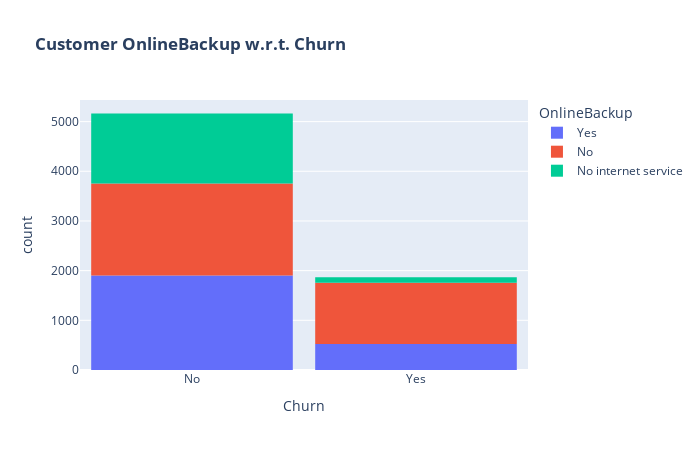

Notebook source saved alongside this figure:
### Code cell
fig = px.histogram(df, x="Churn", color="OnlineBackup", title="<b>Customer OnlineBackup w.r.t. Churn</b>")
fig.update_layout(width=700, height=450, bargap=0.1)
fig.show()

### Figure 1 — Plotly figure (JSON) as saved in the notebook; plotly's stock layout.template omitted (floating-point values rounded to 4 significant figures; data arrays with more than 128 entries replaced by an {"elided": "..."} marker saying what was removed)
{"data": [{"bingroup": "x", "hovertemplate": "OnlineBackup=Yes<br>Churn=%{x}<br>count=%{y}<extra></extra>", "legendgroup": "Yes", "marker": {"color": "#636efa", "pattern": {"shape": ""}}, "name": "Yes", "orientation": "v", "showlegend": true, "type": "histogram", "x": {"elided": "2425 str values"}, "xaxis": "x", "yaxis": "y"}, {"bingroup": "x", "hovertemplate": "OnlineBackup=No<br>Churn=%{x}<br>count=%{y}<extra></extra>", "legendgroup": "No", "marker": {"color": "#EF553B", "pattern": {"shape": ""}}, "name": "No", "orientation": "v", "showlegend": true, "type": "histogram", "x": {"elided": "3087 str values"}, "xaxis": "x", "yaxis": "y"}, {"bingroup": "x", "hovertemplate": "OnlineBackup=No internet service<br>Churn=%{x}<br>count=%{y}<extra></extra>", "legendgroup": "No internet service", "marker": {"color": "#00cc96", "pattern": {"shape": ""}}, "name": "No internet service", "orientation": "v", "showlegend": true, "type": "histogram", "x": {"elided": "1520 str values"}, "xaxis": "x", "yaxis": "y"}], "layout": {"bargap": 0.1, "barmode": "relative", "height": 450, "legend": {"title": {"text": "OnlineBackup"}, "tracegroupgap": 0}, "title": {"text": "<b>Customer OnlineBackup w.r.t. Churn</b>"}, "width": 700, "xaxis": {"anchor": "y", "domain": [0, 1], "title": {"text": "Churn"}}, "yaxis": {"anchor": "x", "domain": [0, 1], "title": {"text": "count"}}}}
